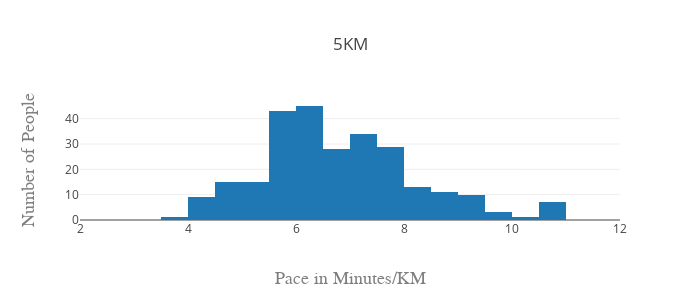

This figure's notebook cell:
### Code cell
races = [five, ten, half]
races_str = ["5KM", "10KM", "21KM"]

for race, race_str in zip(races, races_str):
    new = race["pace_km"].str.split(":", n = 1, expand = True)
    new.columns = ["m", "s"]
    new.s = pd.to_numeric(new.s)
    new.m = pd.to_numeric(new.m)
    race["pace_s"] = new.m * 60 + new.s
    race["pace_m"] = race.pace_s / 60.0
    data = [go.Histogram(x=race["pace_m"])]
    layout = go.Layout(
        autosize=False,
        width=700,
        height=300,
        title=race_str,
            xaxis=dict(
                range=[2, 12],
                title='Pace in Minutes/KM',
                titlefont=dict(
                    family='Courier New, monospace',
                    size=18,
                    color='#7f7f7f'
                )
            ),
            yaxis=dict(
                title='Number of People',
                titlefont=dict(
                    family='Courier New, monospace',
                    size=18,
                    color='#7f7f7f'
                )
            )
        )
    fig = go.Figure(data=data, layout=layout)
    offline.iplot(fig)
    break
#     print(f'For the {race_str} race the average pace was \nMean:{round(race["pace_m"].mean(), 2)} min/km \t Median: {round(race["pace_m"].median(), 2)} min/km\n')

print("i'm done")

### Figure 1 — Plotly figure (JSON) as saved in the notebook; plotly's stock layout.template omitted (floating-point values rounded to 4 significant figures; data arrays with more than 128 entries replaced by an {"elided": "..."} marker saying what was removed)
{"data": [{"type": "histogram", "uid": "307e9086-bc3b-4b55-92f4-e420f0644290", "x": {"elided": "264 float values"}}], "layout": {"autosize": false, "height": 300, "title": {"text": "5KM"}, "width": 700, "xaxis": {"range": [2, 12], "title": {"font": {"color": "#7f7f7f", "family": "Courier New, monospace", "size": 18}, "text": "Pace in Minutes/KM"}}, "yaxis": {"title": {"font": {"color": "#7f7f7f", "family": "Courier New, monospace", "size": 18}, "text": "Number of People"}}}}
